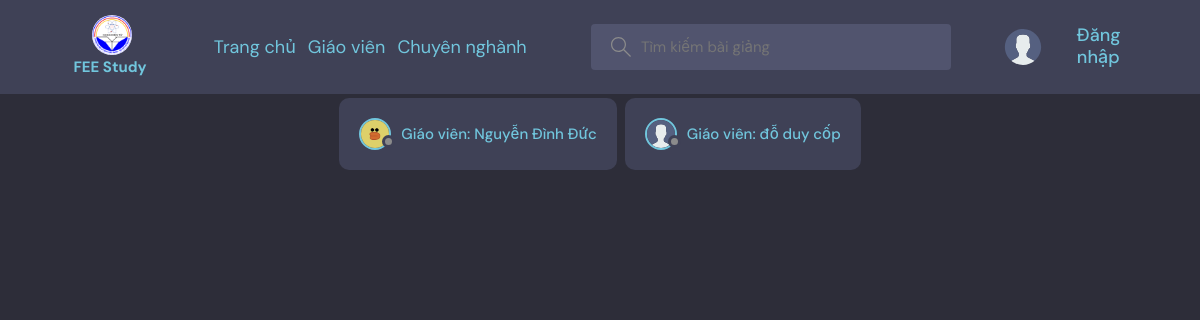
Screenshot of /teacher with the database file from the repository.
### base/models.py (models this page shows, shortened)
class User(AbstractUser):
    student = 'SV'
    teacher = 'GV'
    admin = 'AD'
    modelaccess = [(student,'SV'),(teacher,'GV'),(admin,'AD')]
    name = models.CharField(max_length=200, null=True)
    email = models.EmailField(unique=True, null=True)
    access = models.CharField(choices=modelaccess,default=student,max_length=2)
    avatar = models.ImageField(upload_to='avatars',null=True, default="avatar.svg")

### base/views.py (the view)
# urls.py: path('teacher',views.Teacher,name='teacher'),
def Teacher(request):
    Users = User.objects.all()
    context = {'Users':Users}
    return render(request, 'base/teacher.html',context)

### base/templates/base/teacher.html
{% extends 'main.html' %}
{% block content %}
<div class="listsub">
{% for user in Users %}
    {% if user.access == 'GV'%}
    <div class="subjectListsubject">
                <div class="subjectListsubject__header">
                    <a href="{% url 'user-profile' user.id %}" class="subjectListsubject__author">
                        <div class="avatar avatar--small">
                            <img src="{{user.avatar.url}}"/>
                        </div>
                        <span>Giáo viên: {{user.name}}</span>
                    </a>
                </div>
    </div>
    {% endif %}
{% endfor %}
</div>
{% endblock content %}

### static/styles/style.css (style rules this page uses)
:root { --color-main: #71c6dd; --color-main-light: #e1f6fb; --color-dark: #3f4156; --color-dark-medium: #51546e; --color-dark-light: #696d97; --color-light: #e5e5e5; --color-gray: #8b8b8b; --color-light-gray: #b2bdbd; --color-bg: #2d2d39; --color-success: #5dd693; --color-error: #fc4b0b; }
* { font-family: "DM Sans", -apple-system, BlinkMacSystemFont, "Segoe UI", Roboto, Oxygen, Ubuntu, Cantarell, "Open Sans", "Helvetica Neue", sans-serif; margin: 0; padding: 0; box-sizing: border-box; text-rendering: optimizeLegibility; font-size: inherit; }
html { font-size: 56.25%; }
@media only screen and (min-width: 1200px) { html { font-size: 62.5%; } }
body { line-height: 1.6; font-weight: 400; font-size: 1.5rem; color: var(--color-light-gray); background-color: var(--color-bg); }
img { width: 100%; }
a { display: inline-block; color: var(--color-main); text-decoration: none; }
.avatar { position: relative; display: inline-block; border-radius: 50%; border: 2px solid var(--color-main); }
.avatar img { display: block; border-radius: 50%; object-fit: cover; object-position: center; }
.avatar::after { content: ""; display: block; position: absolute; background-color: var(--color-gray); z-index: 111; border-radius: 50%; border: 0.3rem solid var(--color-dark); }
.avatar.avatar--small img { width: 2.8rem; height: 2.8rem; }
.avatar.avatar--small:after { width: 0.7rem; height: 0.7rem; bottom: 0px; right: -6px; }
.subjectListsubject { background-color: var(--color-dark); border-radius: 1rem; padding: 2rem; margin: 4px; }
.subjectListsubject__header { display: flex; justify-content: space-between; align-items: center; }
.subjectListsubject__author { font-weight: 500; display: flex; align-items: center; gap: 1rem; }
.listsub { width: 100%; display: flex; flex-wrap: wrap; justify-content: center; }

### rows the page displays
User: avatar (picture), name "Nguyễn Đình Đức"
User: avatar (placeholder picture), name "đỗ duy cốp"
